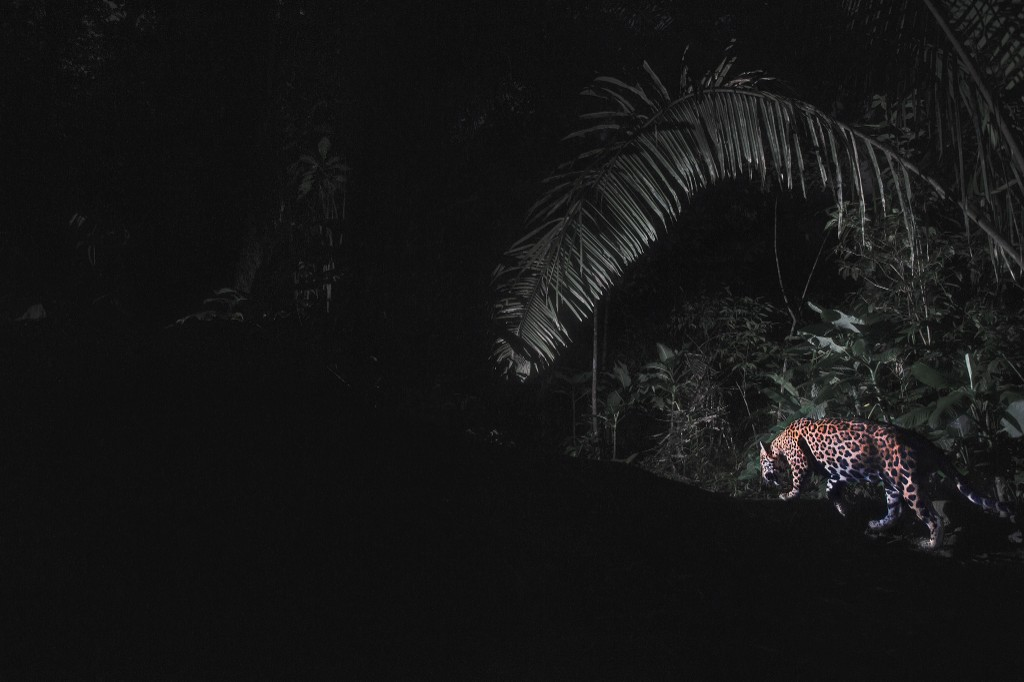
#> input picture backend/fixtures/jaguars/01_night_flash_side.jpg, 1024 x 682 px
$ python -i vision.py   (imports and definitions only)   (older library calls are emulated)
#> lines starting #> are read from the running program, lines starting #| are printed output that depends on the picture; after the words box and inside, x2 and y2 are one past the last pixel; in counts of white or black regions, pixels touching at a corner belong together
"""Jaguar detection and individual matching.

Camera-trap photos are scored for spotted-felid (jaguar) texture, then a
rosette fingerprint is extracted from the animal region. That fingerprint is
compared to named individuals.

Identity matching is orchestrated by RecognitionService:
- OpenCVRecognitionEngine (this module) is the fallback fingerprint.
- EmbeddingRecognitionEngine uses a pretrained ResNet50 for similarity testing.

This file stays as the OpenCV implementation so it can always be used if the
ML model cannot load.
"""

from __future__ import annotations

from dataclasses import dataclass

import cv2
import numpy as np


@dataclass
class DetectionResult:
    is_jaguar: bool
    species_label: str
    confidence: float
    summary: str
    embedding: list[float]
    animal_box: tuple[int, int, int, int] | None


def _largest_salient_box(gray: np.ndarray) -> tuple[int, int, int, int] | None:
    blurred = cv2.GaussianBlur(gray, (7, 7), 0)
    edges = cv2.Canny(blurred, 40, 120)
    edges = cv2.dilate(edges, np.ones((5, 5), np.uint8), iterations=2)
    contours, _ = cv2.findContours(edges, cv2.RETR_EXTERNAL, cv2.CHAIN_APPROX_SIMPLE)
    if not contours:
        h, w = gray.shape
        return (int(w * 0.15), int(h * 0.15), int(w * 0.7), int(h * 0.7))
    contour = max(contours, key=cv2.contourArea)
    x, y, w, h = cv2.boundingRect(contour)
    if w * h < gray.size * 0.02:
        gh, gw = gray.shape
        return (int(gw * 0.15), int(gh * 0.15), int(gw * 0.7), int(gh * 0.7))
    return (x, y, w, h)


def _warm_coat_box(bgr: np.ndarray) -> tuple[int, int, int, int] | None:
    """Bounding box of warm coat pixels — helps camera traps with busy vegetation edges."""
    hsv = cv2.cvtColor(bgr, cv2.COLOR_BGR2HSV)
    warm = cv2.inRange(hsv, (5, 40, 40), (35, 255, 230))
    warm = cv2.morphologyEx(warm, cv2.MORPH_CLOSE, np.ones((9, 9), np.uint8), iterations=2)
    warm = cv2.morphologyEx(warm, cv2.MORPH_OPEN, np.ones((5, 5), np.uint8), iterations=1)
    contours, _ = cv2.findContours(warm, cv2.RETR_EXTERNAL, cv2.CHAIN_APPROX_SIMPLE)
    if not contours:
        return None
    contour = max(contours, key=cv2.contourArea)
    area = cv2.contourArea(contour)
    if area < bgr.shape[0] * bgr.shape[1] * 0.015:
        return None
    x, y, w, h = cv2.boundingRect(contour)
    return (x, y, w, h)


def _merge_boxes(
    a: tuple[int, int, int, int] | None,
    b: tuple[int, int, int, int] | None,
    frame_shape: tuple[int, ...],
) -> tuple[int, int, int, int]:
    """Prefer overlap of edge and coat boxes; fall back to the stronger single signal."""
    h, w = frame_shape[:2]
    fallback = (int(w * 0.15), int(h * 0.15), int(w * 0.7), int(h * 0.7))
    if a is None and b is None:
        return fallback
    if a is None:
        return b or fallback
    if b is None:
        return a
    ax, ay, aw, ah = a
    bx, by, bw, bh = b
    x1 = max(ax, bx)
    y1 = max(ay, by)
    x2 = min(ax + aw, bx + bw)
    y2 = min(ay + ah, by + bh)
    if x2 > x1 and y2 > y1 and (x2 - x1) * (y2 - y1) >= min(aw * ah, bw * bh) * 0.2:
        return (x1, y1, x2 - x1, y2 - y1)
    # No useful overlap: keep the smaller focused box (usually the animal, not the whole scene).
    if aw * ah <= bw * bh:
        return a
    return b


def _animal_box(bgr: np.ndarray) -> tuple[int, int, int, int]:
    gray = cv2.cvtColor(bgr, cv2.COLOR_BGR2GRAY)
    edge_box = _largest_salient_box(gray)
    coat_box = _warm_coat_box(bgr)
    return _merge_boxes(edge_box, coat_box, bgr.shape)


# [132 lines left out: functions _strip_trap_banner, _is_mono_trap, _ir_subject_box, _dark_animal_box, _pattern_score_gray, _felid_score and 1 more, not called in this run]


def _rosette_score(bgr: np.ndarray) -> float:
    """Backward-compatible alias used by tests and callers."""
    return _felid_score(bgr, mono=_is_mono_trap(bgr))


# [111 lines left out: functions _embedding, cosine, analyze_image, best_frame_from_video, not called in this run]

>>> import cv2
>>> picture = cv2.imread('../../fixtures/jaguars/01_night_flash_side.jpg')
#> picture is the input picture: shape (682, 1024, 3); mean B, G, R 21.6, 21.6, 21.6
>>> result = _animal_box(picture)
#> in _largest_salient_box, `edges = cv2.Canny(blurred, 40, 120)`:
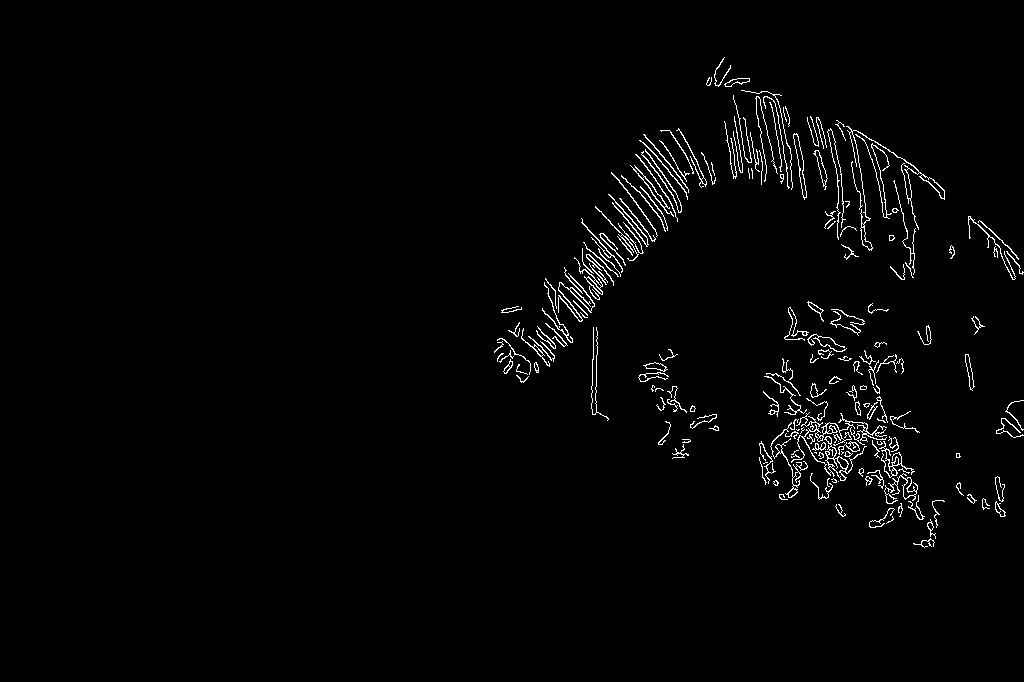
#> edges: shape (682, 1024); 1.8% white in thin lines or dots, all inside (x1, y1, x2, y2) = (494, 57, 1024, 548)
#> in _largest_salient_box, `edges = cv2.dilate(edges, np.ones((5, 5), np.uint8), iterations=2)`:
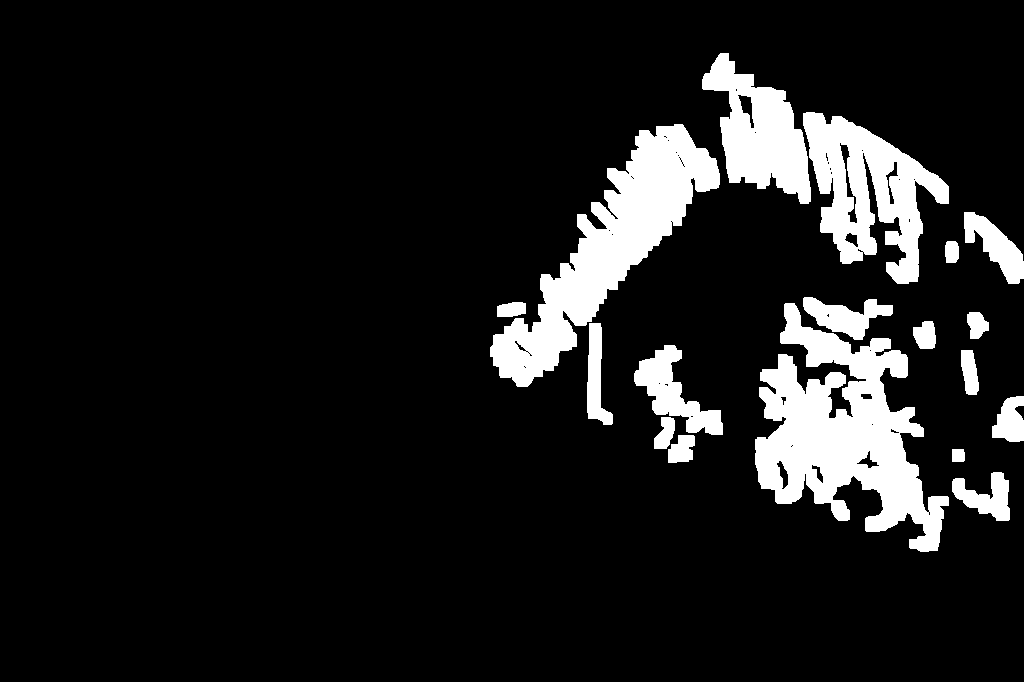
#> edges: shape (682, 1024); 11% white; 18 white regions
#> in _largest_salient_box, `contours, _ = cv2.findContours(edges, cv2.RETR_EXTERNAL, cv2.CHAIN_APP..`: contours = 18 contours; largest, box (x1, y1, x2, y2) and area: (755, 303, 949, 552) 22580, (490, 124, 720, 387) 18584, (803, 112, 949, 284) 12216, (702, 53, 811, 204) 8376, (634, 345, 723, 435) 3022
#> in _largest_salient_box, `contour = max(contours, key=cv2.contourArea)`: contour = contour of 584 points, box (x1, y1, x2, y2) (755, 303, 949, 552), area 22580
#> in _largest_salient_box, `x, y, w, h = cv2.boundingRect(contour)`: x = 755; y = 303; w = 194; h = 249
#> in _animal_box, `edge_box = _largest_salient_box(gray)`: edge_box = (755, 303, 194, 249)
#> in _warm_coat_box, `hsv = cv2.cvtColor(bgr, cv2.COLOR_BGR2HSV)`: hsv: shape (682, 1024, 3); mean H, S, V 11.1, 3.9, 22
#> in _warm_coat_box, `warm = cv2.inRange(hsv, (5, 40, 40), (35, 255, 230))`:
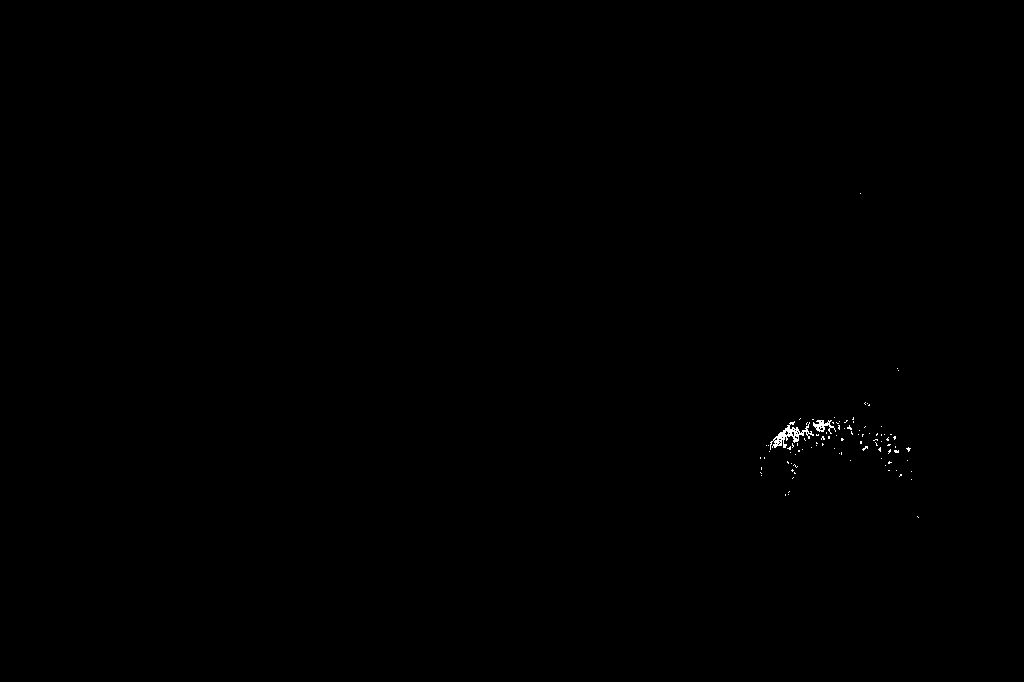
#> warm: shape (682, 1024); 0.12% white in thin lines or dots, all inside (x1, y1, x2, y2) = (760, 193, 919, 518)
#> in _warm_coat_box, `warm = cv2.morphologyEx(warm, cv2.MORPH_CLOSE, np.ones((9, 9), np.uint..`:
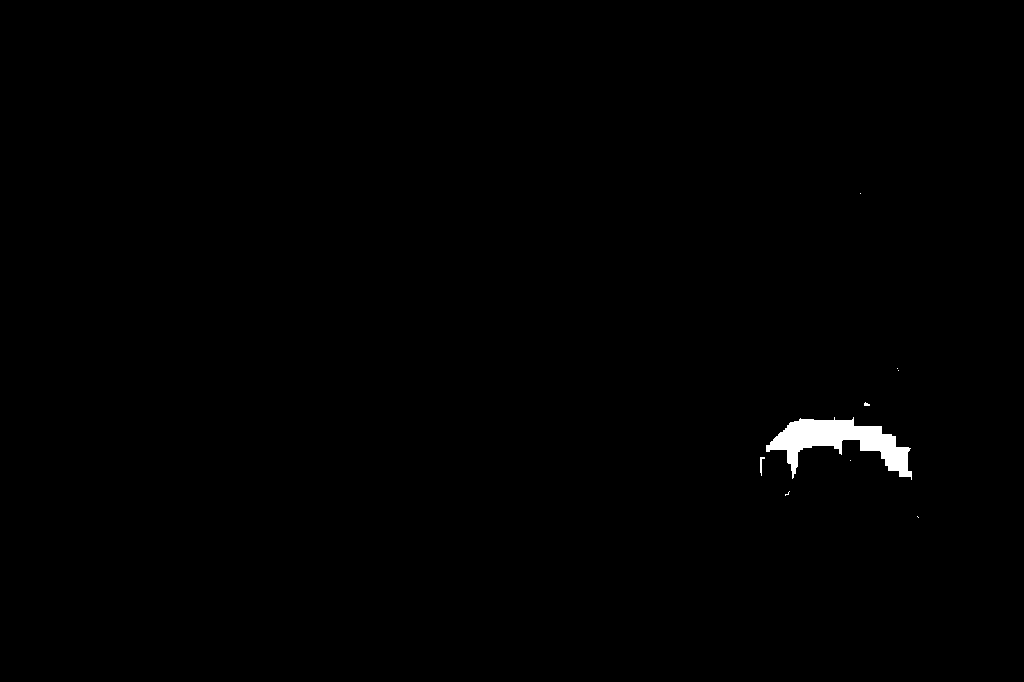
#> warm: shape (682, 1024); 0.55% white; 9 white regions (7 under 20 px), largest, box (x1, y1, x2, y2) and area: (766, 417, 912, 480) 3779, (760, 457, 765, 476) 41
#> in _warm_coat_box, `warm = cv2.morphologyEx(warm, cv2.MORPH_OPEN, np.ones((5, 5), np.uint8..`: warm: shape (682, 1024); 0.53% white; 1 white region
#> in _warm_coat_box, `contours, _ = cv2.findContours(warm, cv2.RETR_EXTERNAL, cv2.CHAIN_APPR..`: contours = 1 contour; box (x1, y1, x2, y2) and area: (766, 419, 912, 477) 3502
#> in _warm_coat_box, `contour = max(contours, key=cv2.contourArea)`: contour = contour of 95 points, box (x1, y1, x2, y2) (766, 419, 912, 477), area 3502
#> in _warm_coat_box, `area = cv2.contourArea(contour)`: area = 3501.5
#> result = (755, 303, 194, 249)
